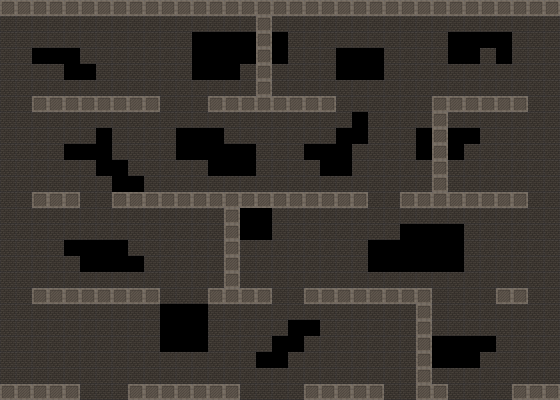

A level layout from a 2D game, rendered from its tile map. Below: a short description, then the map file with tile-grid data replaced by summaries:
An orthogonal 35x25 tile map with 16x16 px tiles, 5 tile layers (Background, Background2:ElectricBoogaloo, OneSidedPlatforms, Platforms, ...), 2 tilesets.

<map version="1.0" tiledversion="1.1.2" orientation="orthogonal" renderorder="right-down" width="35" height="25" tilewidth="16" tileheight="16" infinite="0" nextobjectid="1">
 <tileset firstgid="1" name="sketches3- tiles and monsters" tilewidth="16" tileheight="16" tilecount="64" columns="8">
  <image source="../../Assets/Images/sketches3- tiles and monsters.png" width="128" height="128" />
 </tileset>
 <tileset firstgid="65" source="../tile1.tsx" />
 <layer name="Background" width="35" height="25">
  <data>[875 cells, 756 non-empty, 1 distinct tile ids]</data>
 </layer>
 <layer name="Background2:ElectricBoogaloo" width="35" height="25">
  <data>[875 cells, 35 non-empty, 1 distinct tile ids]</data>
 </layer>
 <layer name="OneSidedPlatforms" width="35" height="25">
  <data>[875 cells, 0 non-empty, 0 distinct tile ids]</data>
 </layer>
 <layer name="Platforms" width="35" height="25">
  <data>[875 cells, 113 non-empty, 1 distinct tile ids]</data>
 </layer>
 <layer name="Foreground" width="35" height="25">
  <data>[875 cells, 148 non-empty, 1 distinct tile ids]</data>
 </layer>
</map>
